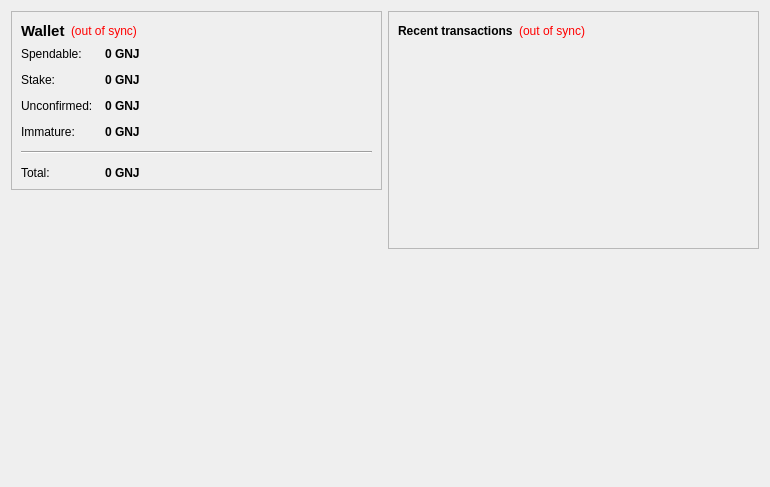
<?xml version="1.0" encoding="UTF-8"?>
<ui version="4.0">
 <class>OverviewPage</class>
 <widget class="QWidget" name="OverviewPage">
  <property name="geometry">
   <rect>
    <x>0</x>
    <y>0</y>
    <width>770</width>
    <height>487</height>
   </rect>
  </property>
  <property name="windowTitle">
   <string>Form</string>
  </property>
  <layout class="QHBoxLayout" name="horizontalLayout" stretch="1,1">
   <item>
    <layout class="QVBoxLayout" name="verticalLayout_2">
     <item>
      <widget class="QFrame" name="frame">
       <property name="frameShape">
        <enum>QFrame::StyledPanel</enum>
       </property>
       <property name="frameShadow">
        <enum>QFrame::Raised</enum>
       </property>
       <layout class="QVBoxLayout" name="verticalLayout_4">
        <item>
         <layout class="QHBoxLayout" name="horizontalLayout_4">
          <item>
           <widget class="QLabel" name="label_5">
            <property name="font">
             <font>
              <pointsize>11</pointsize>
              <weight>75</weight>
              <bold>true</bold>
             </font>
            </property>
            <property name="text">
             <string>Wallet</string>
            </property>
           </widget>
          </item>
          <item>
           <widget class="QLabel" name="labelWalletStatus">
            <property name="toolTip">
             <string>The displayed information may be out of date. Your wallet automatically synchronizes with the fitnesscoin network after a connection is established, but this process has not completed yet.</string>
            </property>
            <property name="styleSheet">
             <string notr="true">QLabel { color: red; }</string>
            </property>
            <property name="text">
             <string notr="true">(out of sync)</string>
            </property>
            <property name="alignment">
             <set>Qt::AlignLeading|Qt::AlignLeft|Qt::AlignVCenter</set>
            </property>
           </widget>
          </item>
          <item>
           <spacer name="horizontalSpacer_2">
            <property name="orientation">
             <enum>Qt::Horizontal</enum>
            </property>
            <property name="sizeHint" stdset="0">
             <size>
              <width>40</width>
              <height>20</height>
             </size>
            </property>
           </spacer>
          </item>
         </layout>
        </item>
        <item>
         <layout class="QFormLayout" name="formLayout_2">
          <property name="fieldGrowthPolicy">
           <enum>QFormLayout::AllNonFixedFieldsGrow</enum>
          </property>
          <property name="horizontalSpacing">
           <number>12</number>
          </property>
          <property name="verticalSpacing">
           <number>12</number>
          </property>
          <item row="0" column="0">
           <widget class="QLabel" name="label">
            <property name="text">
             <string>Spendable:</string>
            </property>
           </widget>
          </item>
          <item row="0" column="1">
           <widget class="QLabel" name="labelBalance">
            <property name="font">
             <font>
              <weight>75</weight>
              <bold>true</bold>
             </font>
            </property>
            <property name="cursor">
             <cursorShape>IBeamCursor</cursorShape>
            </property>
            <property name="toolTip">
             <string>Your current spendable balance</string>
            </property>
            <property name="text">
             <string notr="true">0 GNJ</string>
            </property>
            <property name="textInteractionFlags">
             <set>Qt::LinksAccessibleByMouse|Qt::TextSelectableByKeyboard|Qt::TextSelectableByMouse</set>
            </property>
           </widget>
          </item>
          <item row="1" column="0">
           <widget class="QLabel" name="label_6">
            <property name="text">
             <string>Stake:</string>
            </property>
           </widget>
          </item>
          <item row="1" column="1">
           <widget class="QLabel" name="labelStake">
            <property name="font">
             <font>
              <weight>75</weight>
              <bold>true</bold>
             </font>
            </property>
            <property name="cursor">
             <cursorShape>IBeamCursor</cursorShape>
            </property>
            <property name="toolTip">
             <string>Total of coins that was staked, and do not yet count toward the current balance</string>
            </property>
            <property name="text">
             <string notr="true">0 GNJ</string>
            </property>
            <property name="textInteractionFlags">
             <set>Qt::LinksAccessibleByMouse|Qt::TextSelectableByKeyboard|Qt::TextSelectableByMouse</set>
            </property>
           </widget>
          </item>
          <item row="2" column="0">
           <widget class="QLabel" name="label_3">
            <property name="text">
             <string>Unconfirmed:</string>
            </property>
           </widget>
          </item>
          <item row="2" column="1">
           <widget class="QLabel" name="labelUnconfirmed">
            <property name="font">
             <font>
              <weight>75</weight>
              <bold>true</bold>
             </font>
            </property>
            <property name="cursor">
             <cursorShape>IBeamCursor</cursorShape>
            </property>
            <property name="toolTip">
             <string>Total of transactions that have yet to be confirmed, and do not yet count toward the current balance</string>
            </property>
            <property name="text">
             <string notr="true">0 GNJ</string>
            </property>
            <property name="textInteractionFlags">
             <set>Qt::LinksAccessibleByMouse|Qt::TextSelectableByKeyboard|Qt::TextSelectableByMouse</set>
            </property>
           </widget>
          </item>
          <item row="3" column="0">
           <widget class="QLabel" name="labelImmatureText">
            <property name="text">
             <string>Immature:</string>
            </property>
           </widget>
          </item>
          <item row="3" column="1">
           <widget class="QLabel" name="labelImmature">
            <property name="font">
             <font>
              <weight>75</weight>
              <bold>true</bold>
             </font>
            </property>
            <property name="toolTip">
             <string>Mined balance that has not yet matured</string>
            </property>
            <property name="text">
             <string notr="true">0 GNJ</string>
            </property>
            <property name="textInteractionFlags">
             <set>Qt::LinksAccessibleByMouse|Qt::TextSelectableByKeyboard|Qt::TextSelectableByMouse</set>
            </property>
           </widget>
          </item>
          <item row="4" column="0" colspan="2">
           <widget class="Line" name="line">
            <property name="orientation">
             <enum>Qt::Horizontal</enum>
            </property>
           </widget>
          </item>
          <item row="5" column="0">
           <widget class="QLabel" name="labelTotalText">
            <property name="text">
             <string>Total:</string>
            </property>
           </widget>
          </item>
          <item row="5" column="1">
           <widget class="QLabel" name="labelTotal">
            <property name="font">
             <font>
              <weight>75</weight>
              <bold>true</bold>
             </font>
            </property>
            <property name="cursor">
             <cursorShape>IBeamCursor</cursorShape>
            </property>
            <property name="toolTip">
             <string>Your current total balance</string>
            </property>
            <property name="text">
             <string notr="true">0 GNJ</string>
            </property>
            <property name="textInteractionFlags">
             <set>Qt::LinksAccessibleByMouse|Qt::TextSelectableByKeyboard|Qt::TextSelectableByMouse</set>
            </property>
           </widget>
          </item>
         </layout>
        </item>
       </layout>
      </widget>
     </item>
     <item>
      <spacer name="verticalSpacer">
       <property name="orientation">
        <enum>Qt::Vertical</enum>
       </property>
       <property name="sizeHint" stdset="0">
        <size>
         <width>20</width>
         <height>40</height>
        </size>
       </property>
      </spacer>
     </item>
     <item>
      <widget class="QLabel" name="label_2">
       <property name="autoFillBackground">
        <bool>true</bool>
       </property>
       <property name="text">
        <string/>
       </property>
       <property name="pixmap">
        <pixmap resource="../bitcoin.qrc">:/icons/coinbg</pixmap>
       </property>
       <property name="scaledContents">
        <bool>false</bool>
       </property>
       <property name="margin">
        <number>0</number>
       </property>
      </widget>
     </item>
    </layout>
   </item>
   <item>
    <layout class="QVBoxLayout" name="verticalLayout_3">
     <item>
      <widget class="QFrame" name="frame_2">
       <property name="frameShape">
        <enum>QFrame::StyledPanel</enum>
       </property>
       <property name="frameShadow">
        <enum>QFrame::Raised</enum>
       </property>
       <layout class="QVBoxLayout" name="verticalLayout">
        <item>
         <layout class="QHBoxLayout" name="horizontalLayout_2">
          <item>
           <widget class="QLabel" name="label_4">
            <property name="text">
             <string>&lt;b&gt;Recent transactions&lt;/b&gt;</string>
            </property>
           </widget>
          </item>
          <item>
           <widget class="QLabel" name="labelTransactionsStatus">
            <property name="toolTip">
             <string>The displayed information may be out of date. Your wallet automatically synchronizes with the fitnesscoin network after a connection is established, but this process has not completed yet.</string>
            </property>
            <property name="styleSheet">
             <string notr="true">QLabel { color: red; }</string>
            </property>
            <property name="text">
             <string notr="true">(out of sync)</string>
            </property>
            <property name="alignment">
             <set>Qt::AlignRight|Qt::AlignTrailing|Qt::AlignVCenter</set>
            </property>
           </widget>
          </item>
          <item>
           <spacer name="horizontalSpacer">
            <property name="orientation">
             <enum>Qt::Horizontal</enum>
            </property>
            <property name="sizeHint" stdset="0">
             <size>
              <width>40</width>
              <height>20</height>
             </size>
            </property>
           </spacer>
          </item>
         </layout>
        </item>
        <item>
         <widget class="QListView" name="listTransactions">
          <property name="styleSheet">
           <string notr="true">QListView { background: transparent; }</string>
          </property>
          <property name="frameShape">
           <enum>QFrame::NoFrame</enum>
          </property>
          <property name="verticalScrollBarPolicy">
           <enum>Qt::ScrollBarAlwaysOff</enum>
          </property>
          <property name="horizontalScrollBarPolicy">
           <enum>Qt::ScrollBarAlwaysOff</enum>
          </property>
          <property name="selectionMode">
           <enum>QAbstractItemView::NoSelection</enum>
          </property>
         </widget>
        </item>
       </layout>
      </widget>
     </item>
     <item>
      <spacer name="verticalSpacer_2">
       <property name="orientation">
        <enum>Qt::Vertical</enum>
       </property>
       <property name="sizeHint" stdset="0">
        <size>
         <width>20</width>
         <height>40</height>
        </size>
       </property>
      </spacer>
     </item>
    </layout>
   </item>
  </layout>
 </widget>
 <resources/>
 <connections/>
</ui>
